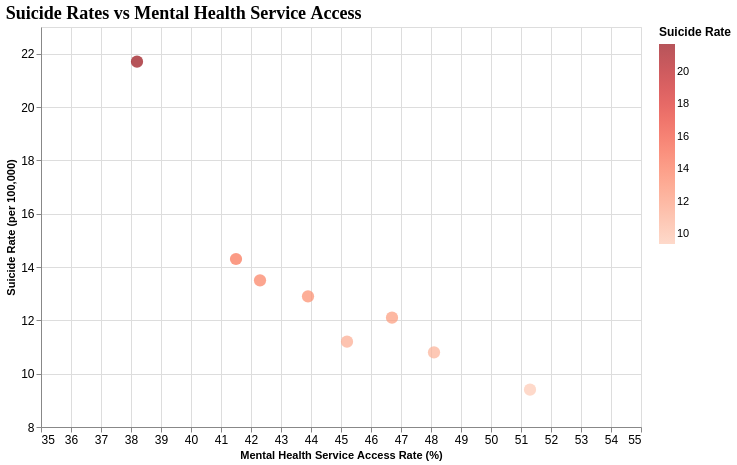

The Vega-Lite source for this figure:
### Vega-Lite specification from a JSON file in a GitHub repository (floating-point values rounded to 4 significant figures)
{"$schema": "https://vega.github.io/schema/vega-lite/v5.json", "title": {"text": "Suicide Rates vs Mental Health Service Access", "fontSize": 18, "font": "Merriweather", "anchor": "start"}, "width": 600, "height": 400, "data": {"values": [{"state": "NSW", "suicide_rate": 11.2, "access_rate": 45.2}, {"state": "VIC", "suicide_rate": 10.8, "access_rate": 48.1}, {"state": "QLD", "suicide_rate": 13.5, "access_rate": 42.3}, {"state": "SA", "suicide_rate": 12.1, "access_rate": 46.7}, {"state": "WA", "suicide_rate": 12.9, "access_rate": 43.9}, {"state": "TAS", "suicide_rate": 14.3, "access_rate": 41.5}, {"state": "NT", "suicide_rate": 21.7, "access_rate": 38.2}, {"state": "ACT", "suicide_rate": 9.4, "access_rate": 51.3}]}, "mark": {"type": "point", "filled": true, "size": 150}, "encoding": {"x": {"field": "access_rate", "type": "quantitative", "title": "Mental Health Service Access Rate (%)", "scale": {"domain": [35, 55]}, "axis": {"labelFontSize": 12}}, "y": {"field": "suicide_rate", "type": "quantitative", "title": "Suicide Rate (per 100,000)", "scale": {"domain": [8, 23]}, "axis": {"labelFontSize": 12}}, "color": {"field": "suicide_rate", "type": "quantitative", "scale": {"scheme": "reds"}, "legend": {"title": "Suicide Rate", "titleFontSize": 12, "labelFontSize": 11}}, "tooltip": [{"field": "state", "type": "nominal", "title": "State/Territory"}, {"field": "access_rate", "type": "quantitative", "title": "Service Access (%)", "format": ".1f"}, {"field": "suicide_rate", "type": "quantitative", "title": "Suicide Rate (per 100k)", "format": ".1f"}]}}
